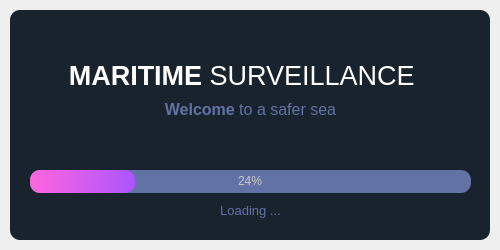
<?xml version="1.0" encoding="UTF-8"?>
<ui version="4.0">
 <class>splashScreen</class>
 <widget class="QMainWindow" name="splashScreen">
  <property name="geometry">
   <rect>
    <x>0</x>
    <y>0</y>
    <width>500</width>
    <height>250</height>
   </rect>
  </property>
  <property name="windowTitle">
   <string>MainWindow</string>
  </property>
  <widget class="QWidget" name="centralwidget">
   <layout class="QHBoxLayout" name="horizontalLayout">
    <property name="spacing">
     <number>0</number>
    </property>
    <property name="leftMargin">
     <number>10</number>
    </property>
    <property name="topMargin">
     <number>10</number>
    </property>
    <property name="rightMargin">
     <number>10</number>
    </property>
    <property name="bottomMargin">
     <number>10</number>
    </property>
    <item>
     <widget class="QFrame" name="dropShadowFrame">
      <property name="styleSheet">
       <string notr="true">QFrame{
	background-color:rgb(25, 35, 45);
	color:rgb(220,220,220);
	border-radius:10px;
}</string>
      </property>
      <property name="frameShape">
       <enum>QFrame::StyledPanel</enum>
      </property>
      <property name="frameShadow">
       <enum>QFrame::Raised</enum>
      </property>
      <widget class="QLabel" name="label_title">
       <property name="geometry">
        <rect>
         <x>20</x>
         <y>50</y>
         <width>431</width>
         <height>31</height>
        </rect>
       </property>
       <property name="font">
        <font>
         <family>Segoe UI</family>
         <pointsize>20</pointsize>
        </font>
       </property>
       <property name="styleSheet">
        <string notr="true">color: rgb(255, 255, 255)</string>
       </property>
       <property name="text">
        <string>&lt;html&gt;&lt;head/&gt;&lt;body&gt;&lt;p&gt;&lt;span style=&quot; font-weight:600;&quot;&gt;MARITIME &lt;/span&gt;SURVEILLANCE &lt;/p&gt;&lt;/body&gt;&lt;/html&gt;</string>
       </property>
       <property name="alignment">
        <set>Qt::AlignCenter</set>
       </property>
      </widget>
      <widget class="QProgressBar" name="progressBar">
       <property name="geometry">
        <rect>
         <x>20</x>
         <y>160</y>
         <width>441</width>
         <height>23</height>
        </rect>
       </property>
       <property name="styleSheet">
        <string notr="true">QProgressBar{
	background-color:rgb(98,114,164);
	color:rgb(200,200,200);
	border-style:none;
	border-radius:10px;
	text-align:center
}

QProgressBar::chunk{
	border-radius:10px;
	
	background-color: qlineargradient(spread:pad, x1:0, y1:0.528, x2:1, y2:0.54, stop:0 rgba(255, 101, 222, 255), stop:1 rgba(170, 85, 255, 255));
	}</string>
       </property>
       <property name="value">
        <number>24</number>
       </property>
      </widget>
      <widget class="QLabel" name="label_loading">
       <property name="geometry">
        <rect>
         <x>10</x>
         <y>190</y>
         <width>461</width>
         <height>20</height>
        </rect>
       </property>
       <property name="font">
        <font>
         <family>Segoe UI</family>
         <pointsize>10</pointsize>
        </font>
       </property>
       <property name="styleSheet">
        <string notr="true">QLabel{
	
	color: rgb(98, 114, 164);
}</string>
       </property>
       <property name="text">
        <string>Loading ...</string>
       </property>
       <property name="alignment">
        <set>Qt::AlignCenter</set>
       </property>
      </widget>
      <widget class="QLabel" name="label_desc">
       <property name="geometry">
        <rect>
         <x>10</x>
         <y>90</y>
         <width>461</width>
         <height>20</height>
        </rect>
       </property>
       <property name="font">
        <font>
         <family>Segoe UI</family>
         <pointsize>12</pointsize>
        </font>
       </property>
       <property name="styleSheet">
        <string notr="true">QLabel{
	
	color: rgb(98, 114, 164);
}</string>
       </property>
       <property name="text">
        <string>&lt;strong&gt; Welcome &lt;/strong&gt; to a safer sea</string>
       </property>
       <property name="alignment">
        <set>Qt::AlignCenter</set>
       </property>
      </widget>
     </widget>
    </item>
   </layout>
  </widget>
 </widget>
 <resources/>
 <connections/>
</ui>
